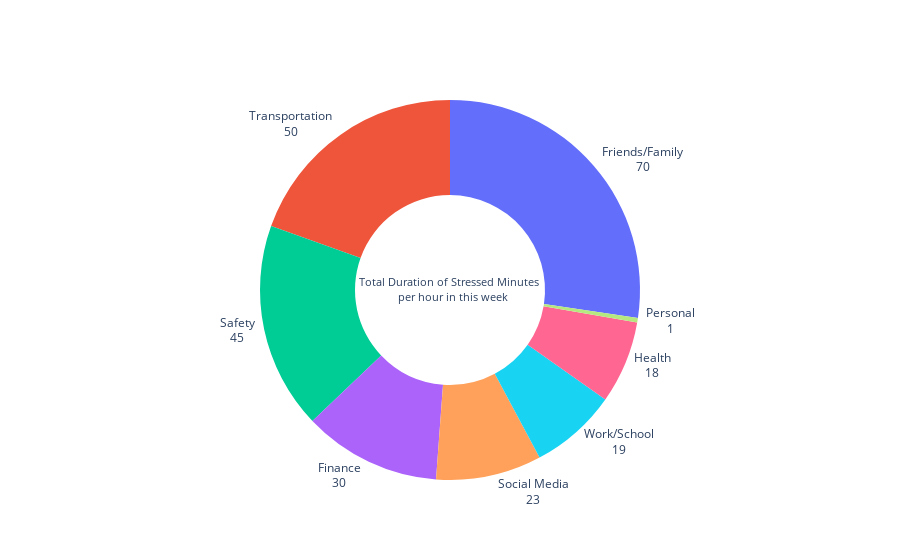

Write notebook code for a chart like this one.
### Code cell
import plotly.graph_objects as go
# 'top left', 'top center', 'top right', 'middle center',
#             'bottom left', 'bottom center', 'bottom right']


# Use `hole` to create a donut-like pie chart
fig1 = go.Figure(data=[go.Pie(labels=df["Stressors"], values=df["Duration"], automargin=False,
                              hole=.5,textinfo='label+value+text', 
                              title={'text':"Total Duration of Stressed Minutes <br>  per hour in this week",
                                    'position':'middle center'},
                            insidetextorientation='radial',textposition="outside",showlegend=False)])
fig1.show()

### Figure 1 — Plotly figure (JSON) as saved in the notebook; plotly's stock layout.template omitted (floating-point values rounded to 4 significant figures)
{"data": [{"automargin": false, "hole": 0.5, "insidetextorientation": "radial", "labels": ["Friends/Family", "Transportation", "Safety", "Finance", "Social Media", "Work/School", "Health", "Personal"], "showlegend": false, "textinfo": "label+value+text", "textposition": "outside", "title": {"position": "middle center", "text": "Total Duration of Stressed Minutes <br>  per hour in this week"}, "type": "pie", "values": [70, 50, 45, 30, 23, 19, 18, 1]}], "layout": {}}
